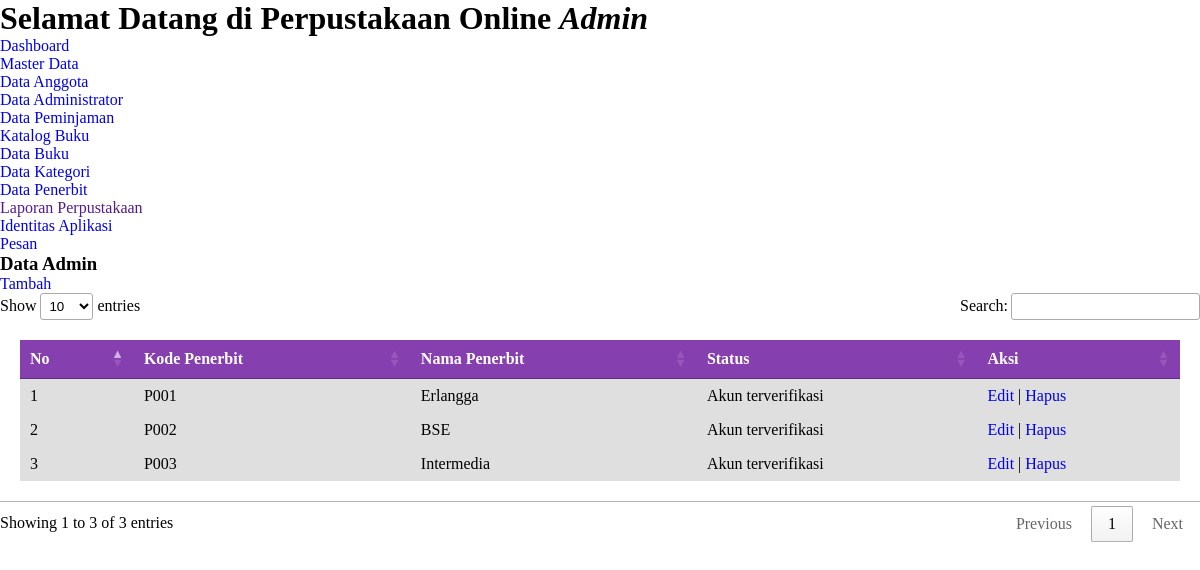
Page /admin/katalog_buku/data_penerbit/index.php on the committed database.
### tables this page shows
CREATE TABLE `user` (
  `id` int(11) NOT NULL,
  `kode` varchar(25) NOT NULL,
  `nis` char(20) NOT NULL,
  `fullname` varchar(50) NOT NULL,
  `username` varchar(50) NOT NULL,
  `password` text NOT NULL,
  `kelas` varchar(20) DEFAULT NULL,
  `alamat` text DEFAULT NULL,
  `verif` varchar(50) NOT NULL DEFAULT 'Akun terverifikasi',
  `role` enum('admin','user') NOT NULL,
  `join_date` datetime NOT NULL,
  `terakhir_login` datetime NOT NULL,
  `foto` text DEFAULT NULL
);

CREATE TABLE `penerbit` (
  `id` int(11) NOT NULL,
  `kode` varchar(20) NOT NULL,
  `nama` varchar(50) NOT NULL,
  `verif` varchar(50) NOT NULL DEFAULT 'Akun terverifikasi'
);

### class/Database.php (called while the page is built, shortened)
<?php
class Database {
    private $hostname = "localhost";
    private $username = "root";
    private $password = "";
    private $database = "db_perpustakaan";
    public function __construct(){
        $this->db = mysqli_connect($this->hostname, $this->username, $this->password, $this->database);
    }
}
?>

### class/User.php (called while the page is built, shortened)
<?php
include_once("Database.php");
class User extends Database{
    public function find($id){
        $sql = "SELECT * FROM user WHERE id='$id'";
        return $this->db->query($sql)->fetch_assoc();
    }
}
?>

### class/Penerbit.php (called while the page is built, shortened)
<?php
include_once("Database.php");
class Penerbit extends Database{
    public function all(){
        $sql = "SELECT * FROM penerbit";
        return $this->db->query($sql)->fetch_all(MYSQLI_ASSOC);
    }
}
?>

### admin/katalog_buku/data_penerbit/index.php (the view, shortened to what this page needs)
<?php
include_once("../../../class/User.php");
include_once("../../../class/Penerbit.php");
$user = new User;
$data_user = $user->find(1);
$penerbit = new Penerbit;
$data_penerbit = $penerbit->all();
?>
<!DOCTYPE html>
<html lang="en">
<head>
    <link rel="stylesheet" href="../../../assets/css/style_a.css">
    <?php include("../../../partials/t_script_js.php") ?>
</head>
<body>
    <?php include("../../../partials/sidebar_admin.php") ?>
    <div class="table">
        <h3>Data Admin</h3>
        <a href="tambah.php">Tambah</a>
        <table id="jquery-tab">
            <thead>
            <tr>
                <th>No</th>
                <th>Kode Penerbit</th>
                <th>Nama Penerbit</th>
                <th>Status</th>
                <th>Aksi</th>
            </tr>
            </thead>
            <tbody>
                <?php foreach($data_penerbit as $key => $a) {
                ?>
                <tr>
                    <td><?= $key+1 ?></td>
                    <td><?= $a["kode"] ?></td>
                    <td><?= $a["nama"] ?></td>
                    <td><?= $a["verif"] ?></td>
                    <td>
                        <a href="edit.php">Edit</a> |
                        <a href="hapus.php">Hapus</a>
                    </td>
                </tr>
                <?php } ?>
            </tbody>
        </table>
    </div>
</body>
</html>

### partials/sidebar_admin.php
<div class="sidebar">
    <h1>Selamat Datang di Perpustakaan Online <i><?= $data_user["fullname"] ?></i></h1>
    <ul>
        <li> <a href="http://localhost/perpus64/admin/">Dashboard</a></li>
        <li> <a href="#">Master Data</a>
            <ul>
                <li><a href="http://localhost/perpus64/admin/master_data/data_anggota/index.php">Data Anggota</a></li>
                <li><a href="http://localhost/perpus64/admin/master_data/data_administrator/index.php">Data Administrator</a></li>
                <li><a href="http://localhost/perpus64/admin/master_data/data_peminjaman/index.php">Data Peminjaman</a></li>
            </ul>
        </li>
        <li> <a href="#">Katalog Buku</a>
            <ul>
                <li><a href="http://localhost/perpus64/admin/katalog_buku/data_buku/index.php">Data Buku</a></li>
                <li><a href="http://localhost/perpus64/admin/katalog_buku/data_kategori/index.php">Data Kategori</a></li>
                <li><a href="http://localhost/perpus64/admin/katalog_buku/data_penerbit/index.php">Data Penerbit</a></li>
            </ul>
        </li>
        <li> <a href="">Laporan Perpustakaan</a></li>
        <li> <a href="identitas.php">Identitas Aplikasi</a></li>
        <li> <a href="pesan.php">Pesan</a></li>
    </ul>
</div>

### assets/css/style_a.css (style rules this page uses)
* { margin: 0; padding: 0; box-sizing: border-box; list-style: none; text-decoration: none; }
.table table { width: 100%; padding: 20px; }
.table table th { background-color: #863faf; color: white; padding: 10px; font-weight: 400; }
.table table td { background-color: #dfdfdf; padding: 8px; text-align: justify; }

### rows in the picture
user: fullname "Admin"
penerbit: kode "P001", nama "Erlangga", verif "Akun terverifikasi"
penerbit: kode "P002", nama "BSE", verif "Akun terverifikasi"
penerbit: kode "P003", nama "Intermedia", verif "Akun terverifikasi"
